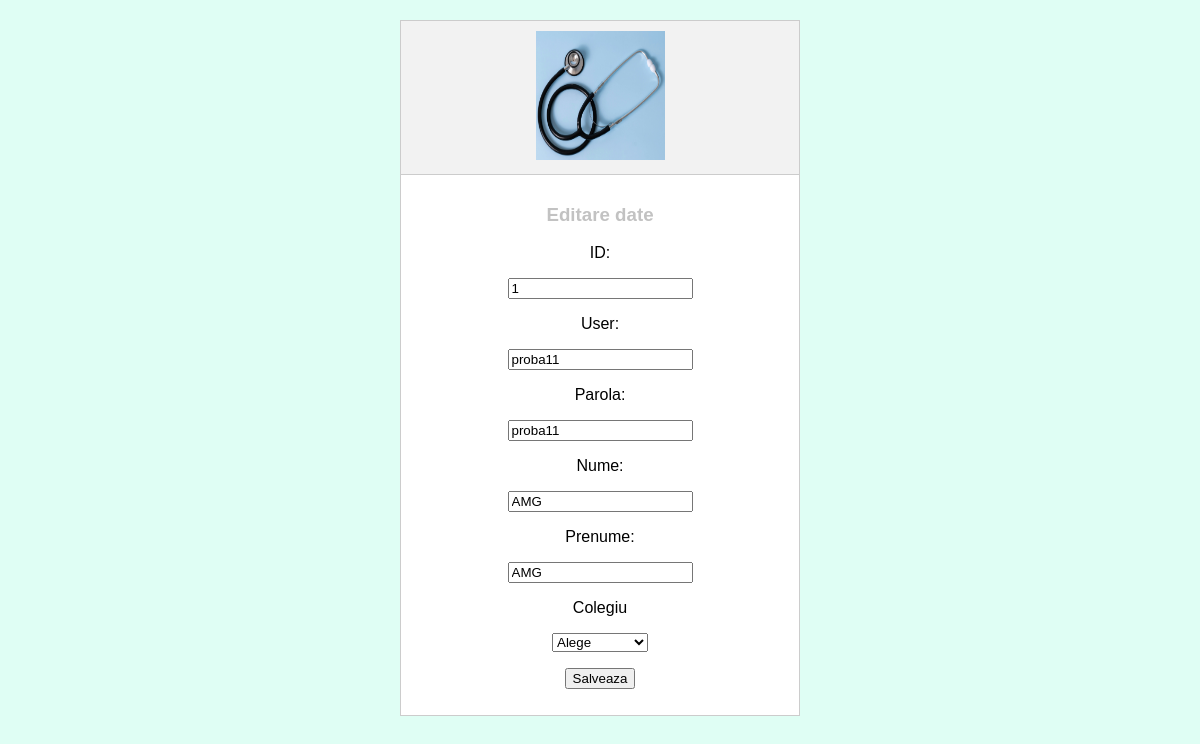
The page /admin/user/1/edit on the database its author committed.
### tables this page shows
CREATE TABLE medici (
id INTEGER PRIMARY KEY AUTOINCREMENT,
user VARCHAR(127) UNIQUE NOT NULL,
parola VARCHAR(10) NOT NULL,
nume VARCHAR(127) NOT NULL,
prenume VARCHAR(127) NOT NULL,
colegiu VARCHAR(127) NOT NULL);

### __init__.py (the view)
@app.route('/admin/user/<int:id>/edit')
def edit_user(id):
    connection = sqlite3.connect('medici.db')
    cursor = connection.cursor()
    sql_script = f"SELECT * FROM medici WHERE id = {id}"
    cursor.execute(sql_script)
    connection.commit()
    rows = cursor.fetchall()
    connection.close()
    out = 0
    for row in rows:
        print(row)
        out = row
        id, user, parola, nume, prenume, colegiu = row
    return render_template('user/edit.html', user=out)

### templates/user/edit.html (shortened to what this page needs)
<!doctype html>
<head>
</head>
<body bgcolor="dffef4">
<table align="center" width="400" bgcolor="ffffff">
     <tr>
        <th><img src="/static/m-stet.jpg" width="129" height="129" alt="poza_med" longdesc="http://poza_med" /></th>
    </tr>
    <tr>
    <td width="200" align="center">
        <h3 color="c2c2c2">Editare date</h3>
    <form action="/update_user" method="POST">
        <p>ID: </p><p><input type=text name=id value="{{user[0]}}"></p>
        <p>User: </p><p><input type=text name=user value="{{user[1]}}"></p>
        <p>Parola:</p> <p><input type=text name=parola  value="{{user[2]}}"></p>
        <p>Nume: </p><p><input type=text name=nume  value="{{user[3]}}"></p>
    <p>Prenume: </p><p><input type=text name=prenume  value="{{user[4]}}"></p>
        <p><label for="colegiu">Colegiu</label></p>
        <p><select name="colegiu"  value="{{user[5]}}" id="colegiu">
            <option value="-">Alege</option>
        </select></p>
    <p><input type=submit value=Salveaza></p>
           </form>
    </td>
    </tr>
</table>
</body>

### templates/user/edit.html (style rules this page uses)
body { font-family: Arial, sans-serif; background-color: #dffef4; }
table { width: 400px; margin: 20px auto; border-collapse: collapse; background-color: #ffffff; }
th, td { border: 1px solid #ccc; padding: 10px; text-align: center; }
th { background-color: #f2f2f2; }
h3 { color: #c2c2c2; }

### rows shown on the page
medici: id "1", user "proba11", parola "proba11", nume "AMG", prenume "AMG", colegiu "Alege"
